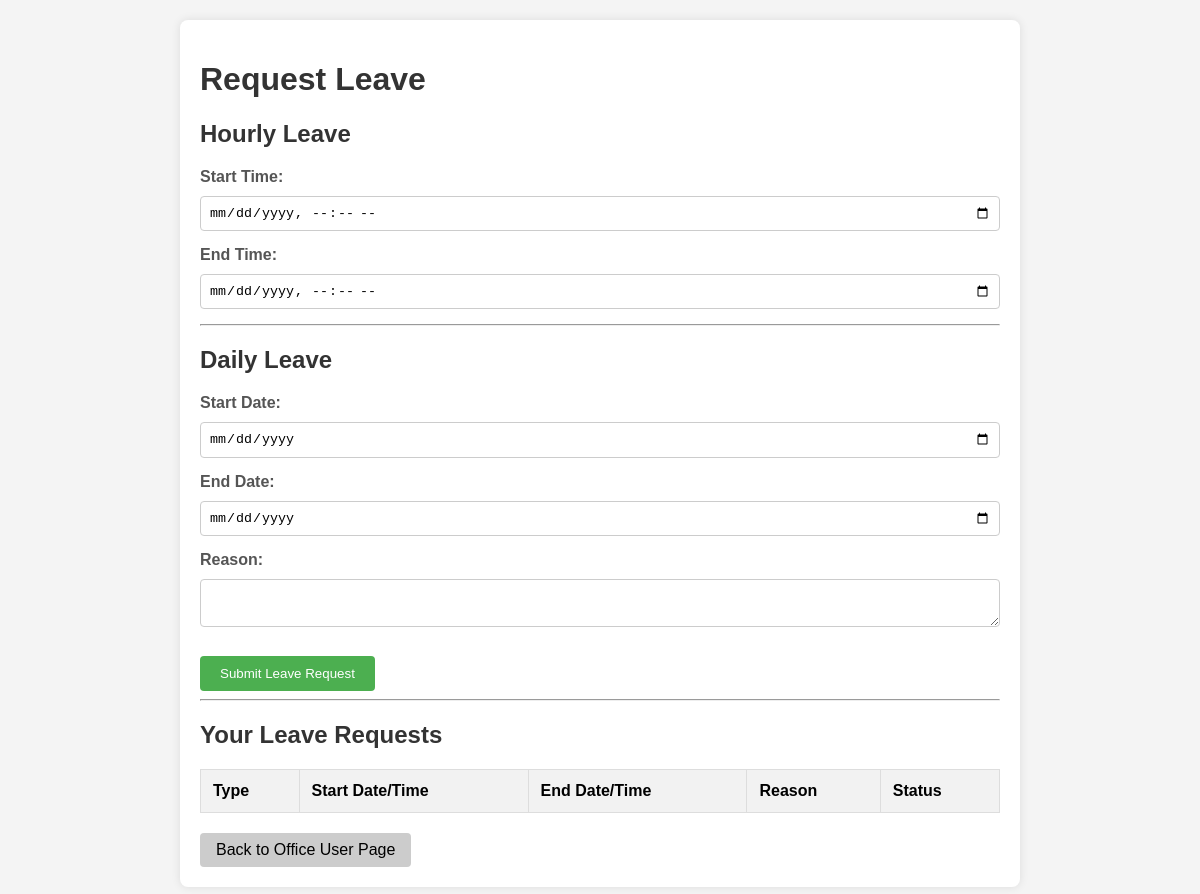
The page /leave/ (signed in) on the database as committed earlier.
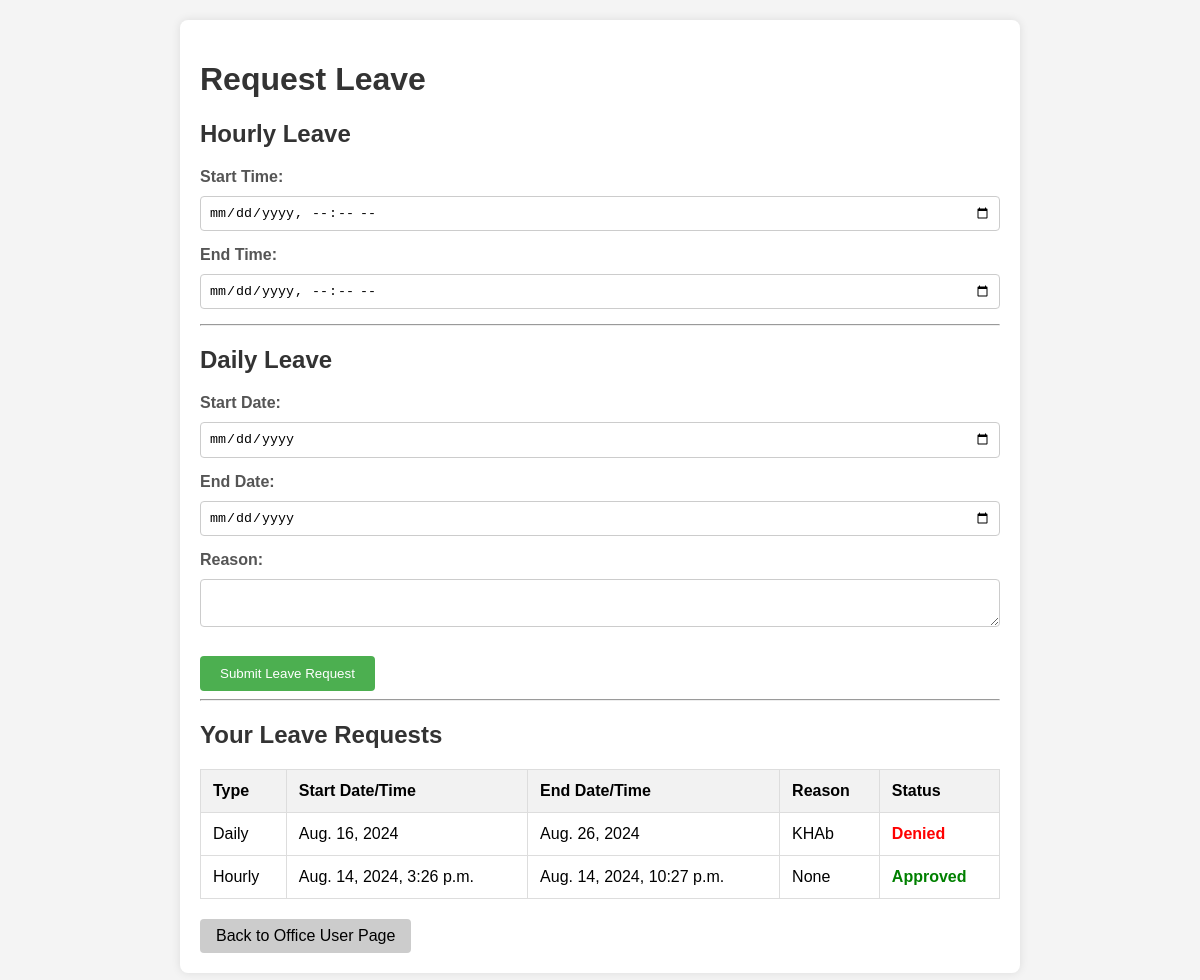
The same page on the database as committed later.
### daftarMain/models.py (models this page shows, shortened)
class Leave(models.Model):
    office_user = models.ForeignKey(OfficeUser, on_delete=models.CASCADE)
    leave_type = models.CharField(max_length=10, choices=[('hourly', 'Hourly'), ('daily', 'Daily')])
    start_time = models.DateTimeField(null=True, blank=True)
    end_time = models.DateTimeField(null=True, blank=True)
    start_date = models.DateField(null=True, blank=True)
    end_date = models.DateField(null=True, blank=True)
    reason = models.TextField(null=True, blank=True)
    approved = models.BooleanField(default=None, null=True, blank=True)

### daftarMain/views.py (the view, shortened to what this page needs)
# urls.py: path('leave/', views.leave_page, name='leave_page'),
@login_required
def leave_page(request):
    office_user = get_object_or_404(OfficeUser, user=request.user)
    leave_requests = Leave.objects.filter(office_user=office_user).order_by('-start_date', '-start_time')
    return render(request, 'leave_page.html', {
        'leave_requests': leave_requests
    })

### daftarMain/templates/leave_page.html (shortened to what this page needs)
<!DOCTYPE html>
<html lang="en">
<head>
</head>
<body>
    <div class="container">
        <h1>Request Leave</h1>
        <form method="POST" class="form-leave-request">
            <h2>Hourly Leave</h2>
            <div class="form-group">
                <label for="hourly_start_time">Start Time:</label>
                <input type="datetime-local" id="hourly_start_time" name="hourly_start_time" class="form-control">
            </div>
            <div class="form-group">
                <label for="hourly_end_time">End Time:</label>
                <input type="datetime-local" id="hourly_end_time" name="hourly_end_time" class="form-control">
            </div>
            <hr>
            <h2>Daily Leave</h2>
            <div class="form-group">
                <label for="start_date">Start Date:</label>
                <input type="date" id="start_date" name="start_date" class="form-control">
            </div>
            <div class="form-group">
                <label for="end_date">End Date:</label>
                <input type="date" id="end_date" name="end_date" class="form-control">
            </div>
            <div class="form-group">
                <label for="leave_reason">Reason:</label>
                <textarea id="leave_reason" name="leave_reason" class="form-control"></textarea>
            </div>
            <button type="submit" class="btn btn-primary">Submit Leave Request</button>
        </form>
        <hr>
        <h2>Your Leave Requests</h2>
        <table>
            <thead>
                <tr>
                    <th>Type</th>
                    <th>Start Date/Time</th>
                    <th>End Date/Time</th>
                    <th>Reason</th>
                    <th>Status</th>
                </tr>
            </thead>
            <tbody>
                {% for leave in leave_requests %}
                <tr>
                    <td>{{ leave.get_leave_type_display }}</td>
                    <td>
                        {% if leave.start_date %}
                            {{ leave.start_date }}
                        {% else %}
                            {{ leave.start_time }}
                        {% endif %}
                    </td>
                    <td>
                        {% if leave.end_date %}
                            {{ leave.end_date }}
                        {% else %}
                            {{ leave.end_time }}
                        {% endif %}
                    </td>
                    <td>{{ leave.reason }}</td>
                    <td>
                        {% if leave.approved is True %}
                            <span class="status-approved">Approved</span>
                        {% elif leave.approved is False %}
                            <span class="status-denied">Denied</span>
                        {% else %}
                            <span class="status-pending">Pending</span>
                        {% endif %}
                    </td>
                </tr>
                {% endfor %}
            </tbody>
        </table>
        <a href="{% url 'office_user_page' %}" class="btn-secondary">Back to Office User Page</a>
    </div>
</body>
</html>

### daftarMain/templates/leave_page.html (style rules this page uses)
body { font-family: Arial, sans-serif; margin: 0; padding: 20px; background-color: #f4f4f4; }
.container { max-width: 800px; margin: 0 auto; background: #fff; padding: 20px; border-radius: 8px; box-shadow: 0 0 10px rgba(0, 0, 0, 0.1); }
h1, h2 { color: #333; }
.form-group { margin-bottom: 15px; }
label { display: block; margin-bottom: 5px; font-weight: bold; color: #555; }
input[type="date"], input[type="datetime-local"], textarea { width: 100%; padding: 8px; margin-top: 5px; border: 1px solid #ccc; border-radius: 4px; box-sizing: border-box; }
button { background-color: #4CAF50; color: white; padding: 10px 20px; border: none; border-radius: 4px; cursor: pointer; margin-top: 10px; }
table { width: 100%; border-collapse: collapse; margin-top: 20px; }
table, th, td { border: 1px solid #ddd; }
th, td { padding: 12px; text-align: left; }
th { background-color: #f2f2f2; }
.status-approved { color: green; font-weight: bold; }
.status-denied { color: red; font-weight: bold; }
.btn-secondary { display: inline-block; padding: 8px 16px; background-color: #ccc; color: black; text-decoration: none; border-radius: 4px; margin-top: 20px; }

Rows that differ between the two databases and show on the page:
added Leave: leave_type "Daily", start_date "Aug. 16, 2024", end_date "Aug. 26, 2024", reason "KHAb", approved "Denied"
added Leave: leave_type "Hourly", start_time "Aug. 14, 2024, 3:26 p.m.", end_time "Aug. 14, 2024, 10:27 p.m.", reason "None", approved "Approved"
